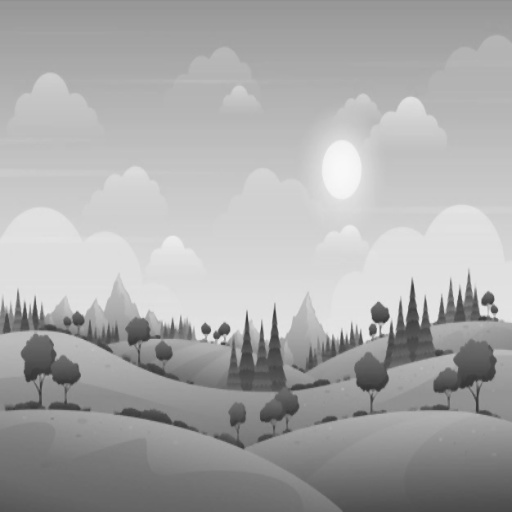
#> input picture python/blending/HW1/test1.jpg, 512 x 512 px, found by its file name
$ python hw1_Q3.py
#> lines starting #> are read from the running program, lines starting #| are printed output that depends on the picture
#> further down, img is the input picture: shape (512, 512); min 52, max 248, mean 169.2
#| (512, 512)
#| 512
#| 512
import cv2 as cv
import numpy as np
from matplotlib import pyplot as plt


def localOstu(img, blockSize, c):
#> called with blockSize = 3, c = 1
    img_out = img
    if blockSize % 2 == 0:
        print("local의 크기는 홀수만 입력이 가능합니다")
        return img
    paddingSize = int(blockSize/2)
    img = cv.copyMakeBorder(img, paddingSize, paddingSize,
                            paddingSize, paddingSize, cv.BORDER_REFLECT)
#> img: shape (514, 514)
    img_out = cv.copyMakeBorder(img_out, paddingSize, paddingSize,
                                paddingSize, paddingSize, cv.BORDER_REFLECT)

    for i in range(len(img) - paddingSize):
        for j in range(len(img[i]) - paddingSize):
            tempimg = img[i:i+blockSize, j:j+blockSize]
            ret, dummy = cv.threshold(
                tempimg, 0, 255, cv.THRESH_OTSU + cv.THRESH_BINARY)
            #print("크기 : ", tempimg.shape, " ", ret)
            if img_out[i+paddingSize][j+paddingSize] > ret - c:
                img_out[i+paddingSize][j+paddingSize] = 255
            else:
                img_out[i+paddingSize][j+paddingSize] = 0
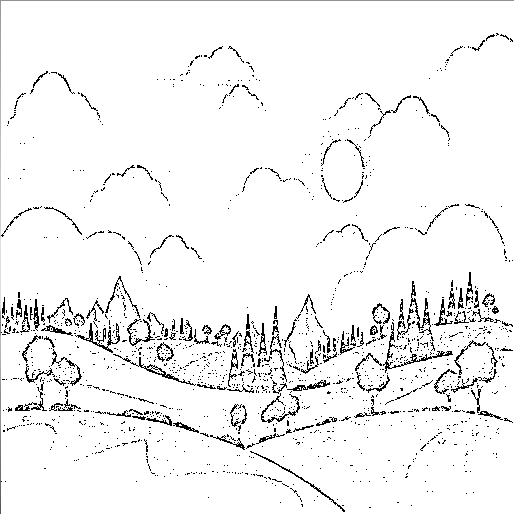
#> img_out: shape (514, 514); min 0, max 255, mean 242.7
    img_out = img_out[paddingSize:-paddingSize, paddingSize:-paddingSize]
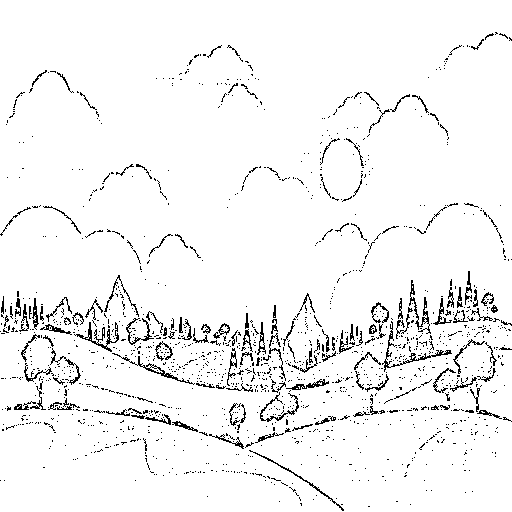
#> img_out: shape (512, 512); 95.3% white; black in thin lines or dots
    return img_out


img = cv.imread("./HW1/test1.jpg", 0)
img = cv.medianBlur(img, 3)
#img = cv.GaussianBlur(img, (3, 3), 0)
localSize = 3

# img = cv.resize(img, dsize=(512, 512))
# cv.imwrite(filename="test1.jpg", img=img)

print(img.shape)
print(len(img))
print(len(img[1]))

img2 = localOstu(img, localSize, 1)

print(img2.shape)
#| (512, 512)
print(len(img2))
#| 512
print(len(img2[1]))
#| 512

cv.imshow('origin', img)
cv.imshow('result', img2)
cv.waitKey(0)

$ run again, with python/blending/HW1/potato.png saved as python/blending/HW1/test1.jpg
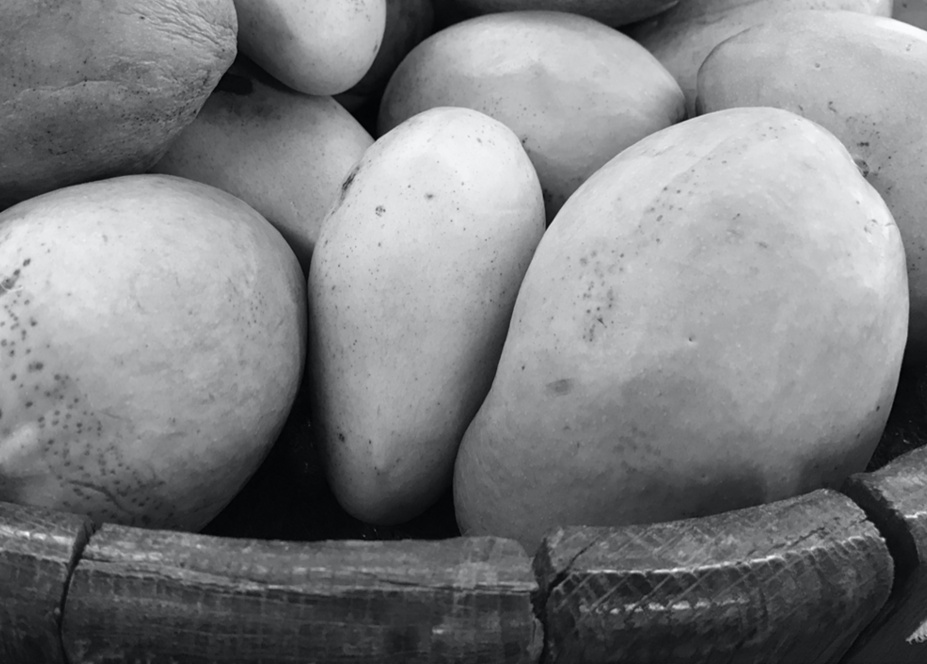
#> input picture python/blending/HW1/potato.png, 927 x 664 px, found by its file name
#| (664, 927)
#| 664
#| 927
#> after the loop in localOstu, `for i in range(len(img) - paddingSize):`:
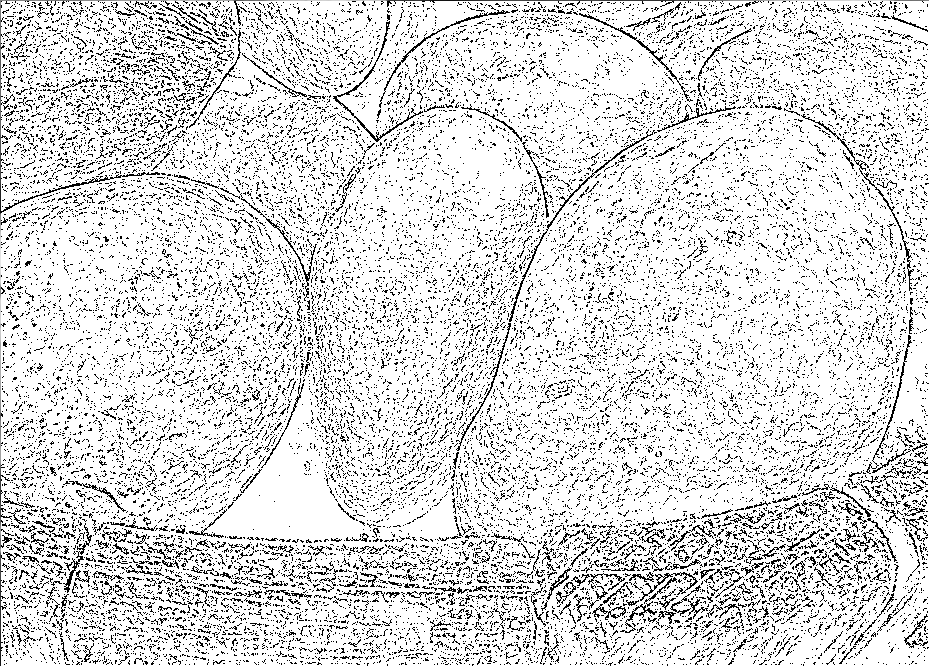
#> img_out: shape (666, 929); min 0, max 255, mean 218.9
#> in localOstu, `img_out = img_out[paddingSize:-paddingSize, paddingSize:-paddingSize]`:
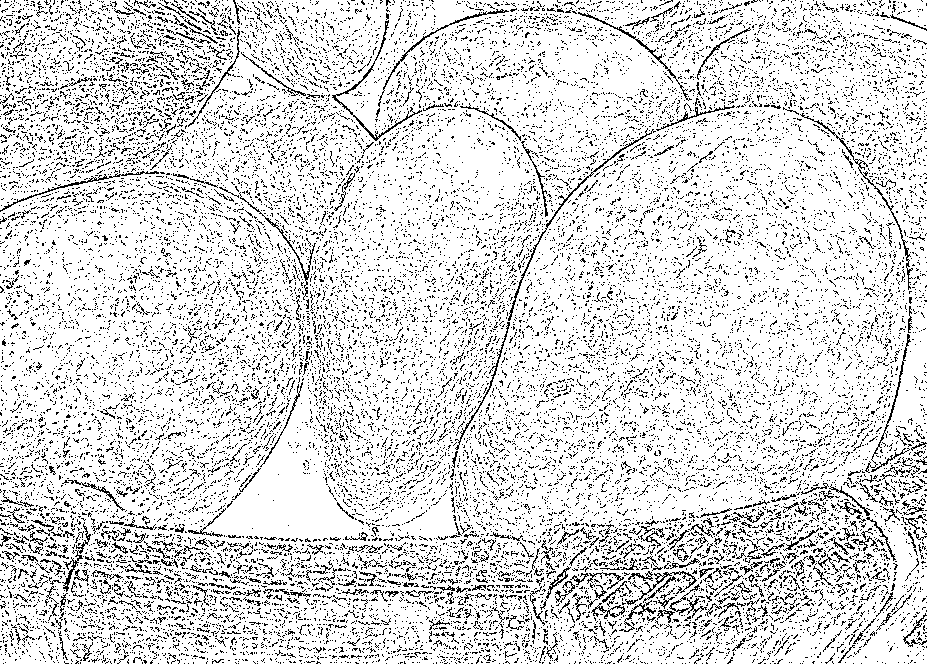
#> img_out: shape (664, 927); 85.9% white; black in thin lines or dots
#| (664, 927)
#| 664
#| 927
